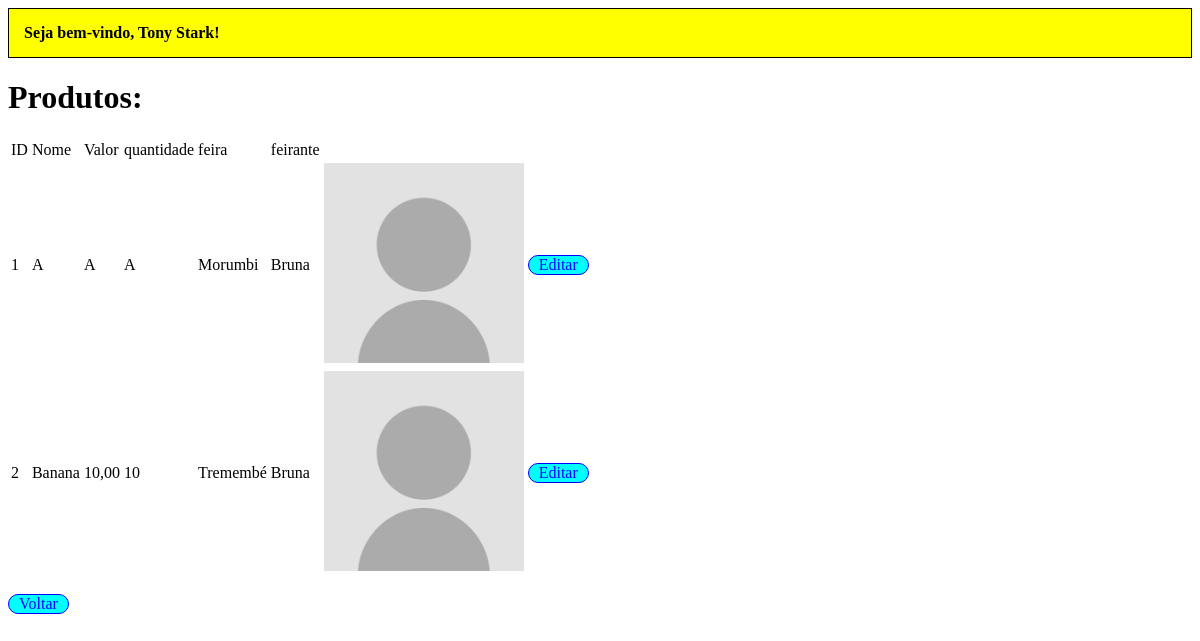
The app's page /produto (signed in), older data.
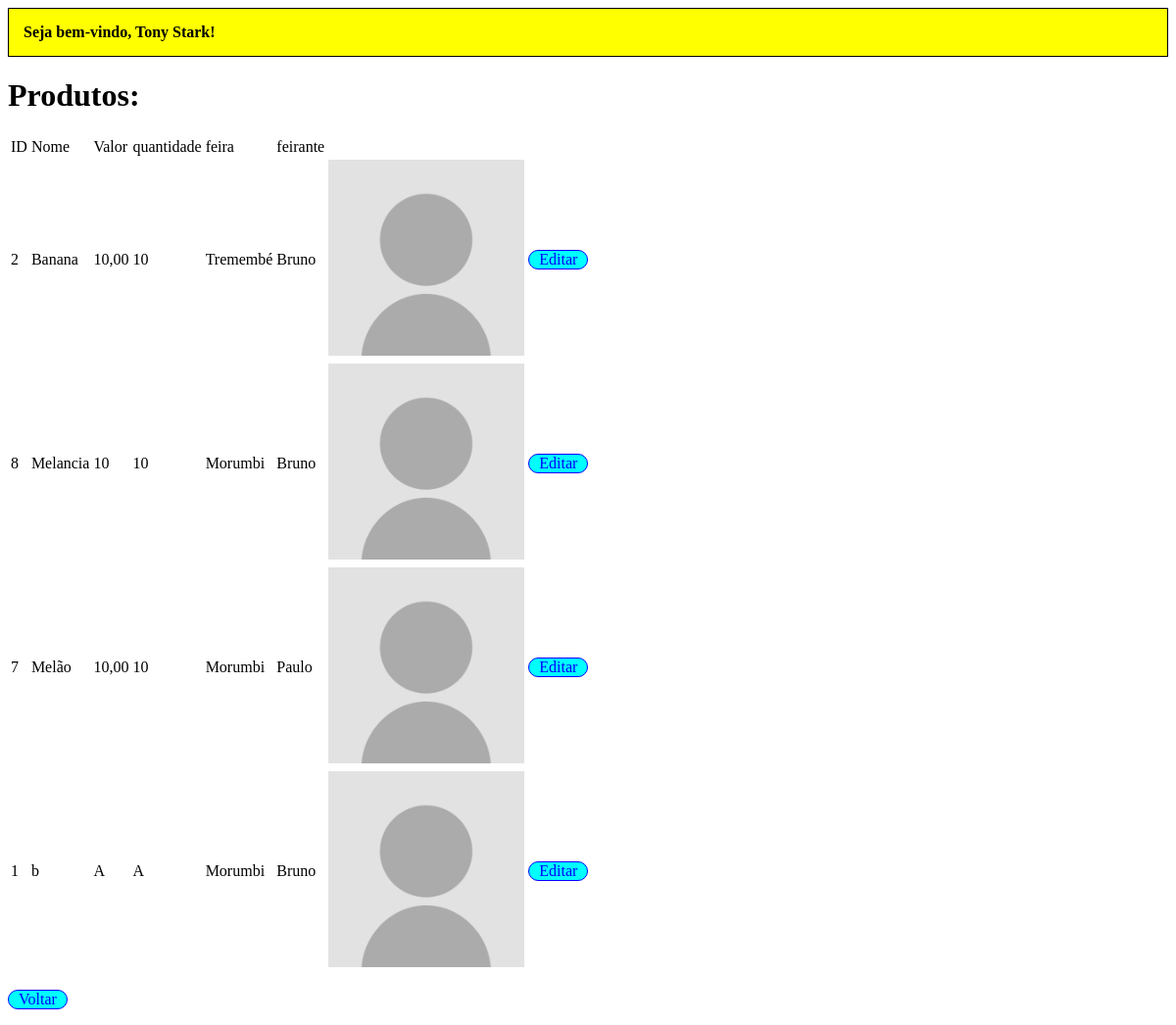
The same page, newer data.
### tables this page shows
CREATE TABLE usuario (
    login VARCHAR(50) PRIMARY KEY NOT NULL,
    senha VARCHAR(50) NOT NULL,
    nome VARCHAR(50) NOT NULL,
    FOREIGN KEY(login) REFERENCES serie(login)
);

CREATE TABLE produto (
    id_produto INTEGER PRIMARY KEY AUTOINCREMENT,
    nome_produto VARCHAR(50) NOT NULL,
    valor VARCHAR(50) NOT NULL,
    quantidade VARCHAR(1) NOT NULL,
    id_feira INTEGER NOT NULL,
    id_feirante INTEGER NOT NULL,
    id_foto_prod VARCHAR(50) NOT NULL,
    FOREIGN KEY(id_feira) REFERENCES feira(id_feira)
    FOREIGN KEY(id_feirante) REFERENCES feirante(id_feirante)
);

CREATE TABLE feira (
    id_feira INTEGER PRIMARY KEY AUTOINCREMENT,
    bairro VARCHAR(50) NOT NULL,
    horario VARCHAR(50) NOT NULL,
    dia VARCHAR(50) NOT NULL,
    UNIQUE(bairro)
);

CREATE TABLE feirante (
    id_feirante INTEGER PRIMARY KEY AUTOINCREMENT,
    nome_feirante VARCHAR(50) NOT NULL,
    barraca VARCHAR(50) NOT NULL,
    sexo VARCHAR(1) NOT NULL,
    id_feira INTEGER NOT NULL,
    id_foto VARCHAR(50) NOT NULL,
    FOREIGN KEY(id_feira) REFERENCES feira(id_feira)
);

### flask-jinja2-crud-master/serie.py (the view)
@app.route("/produto")
def listar_produtos_api():
    logado = autenticar_login()
    if logado is None:
        return redirect("/")
    lista = db_listar_produtos()
    print(lista)
    return render_template("lista_produtos.html", logado = logado, produtos = lista)

### flask-jinja2-crud-master/serie.py (called while the page is built)
def autenticar_login():
    login = request.cookies.get("login", "")
    senha = request.cookies.get("senha", "")
    return db_fazer_login(login, senha)

def row_to_dict(description, row):
    if row is None: return None
    d = {}
    for i in range(0, len(row)):
        d[description[i][0]] = row[i]
    return d

def rows_to_dict(description, rows):
    result = []
    for row in rows:
        result.append(row_to_dict(description, row))
    return result

def conectar():
    return sqlite3.connect('serie.db')

def db_listar_produtos():
    with closing(conectar()) as con, closing(con.cursor()) as cur:
        cur.execute("SELECT prod.id_produto, prod.nome_produto, prod.valor, prod.quantidade, prod.id_feira, prod.id_feirante, prod.id_foto_prod, f.bairro, fe.nome_feirante, fe.barraca FROM produto prod INNER JOIN feira f ON prod.id_feira = f.id_feira INNER JOIN feirante fe ON prod.id_feirante = fe.id_feirante ORDER BY prod.nome_produto ASC")
        return rows_to_dict(cur.description, cur.fetchall())

def db_fazer_login(login, senha):
    with closing(conectar()) as con, closing(con.cursor()) as cur:
        cur.execute("SELECT u.login, u.senha, u.nome FROM usuario u WHERE u.login = ? AND u.senha = ?", [login, senha])
        return row_to_dict(cur.description, cur.fetchone())

### flask-jinja2-crud-master/templates/lista_produtos.html (shortened to what this page needs)
{% extends "base.html" %}
{% block conteudo %}
    <h1>Produtos:</h1>
    <table>
        <tr>
            <td>ID</td>
            <td>Nome</td>
            <td>Valor</td>
            <td>quantidade</td>
            <td>feira</td>
            <td>feirante</td>
            <td>&nbsp;</td>
        </tr>
        {% for produto in produtos %}
            <tr>
                <td>{{produto['id_produto']}}</td>
                <td>{{produto['nome_produto']}}</td>
                <td>{{produto['valor']}}</td>
                <td>{{produto['quantidade']}}</td>
                <td>{{produto['bairro']}}</td>
                <td>{{produto['nome_feirante']}}</td>
                <td>{% if produto['id_foto_prod'] != '' %}
                    <img src="{{ url_for('produto_download_foto', id_foto_prod = produto['id_foto_prod']) }}" id="foto" width="200"/>
                {% else %}
                    <img src="{{ url_for('static', filename = 'no-photo.png') }}" id="foto" width="200"/>
                {% endif %}</td>
                <td><a href="/produto/{{produto['id_produto']}}">Editar</a></td>
            </tr>
        {% endfor %}
    </table>
    <p><a href="/">Voltar</a></p>
{% endblock %}

### flask-jinja2-crud-master/templates/base.html (shortened to what this page needs)
<!DOCTYPE html>
<html>
    <head>
        <link rel="stylesheet" href="{{ url_for('static', filename = 'base.css') }}"/>
    </head>
    <body>
        <header>
            Seja bem-vindo, {{logado['nome']}}!
        </header>
        {% block conteudo %}{% endblock %}
    </body>
</html>

### flask-jinja2-crud-master/static/base.css (style rules this page uses)
a, button, input[type='button'], .upload { color: blue; background-color: cyan; border-style: solid; border-width: 1px; border-color: blue; border-radius: 10px; padding-left: 10px; padding-right: 10px; text-decoration: none; display: inline-block; cursor: pointer; }
header { color: black; background-color: yellow; padding: 15px; font-weight: bold; border-style: solid; border-width: 1px; border-color: black; }

Row changes from the older to the newer data that the page shows:
changed through a linked row, produto "Banana": nome_feirante "Bruna" → "Bruno"; moves up the list
added produto: id_produto "8", nome_produto "Melancia", valor "10", quantidade "10", bairro "Morumbi", nome_feirante "Bruno", id_foto_prod (picture)
added produto: id_produto "7", nome_produto "Melão", valor "10,00", quantidade "10", bairro "Morumbi", nome_feirante "Paulo", id_foto_prod (picture)
changed produto id 1: nome_produto "A" → "b"; nome_feirante "Bruna" → "Bruno"; id_foto_prod: picture added
